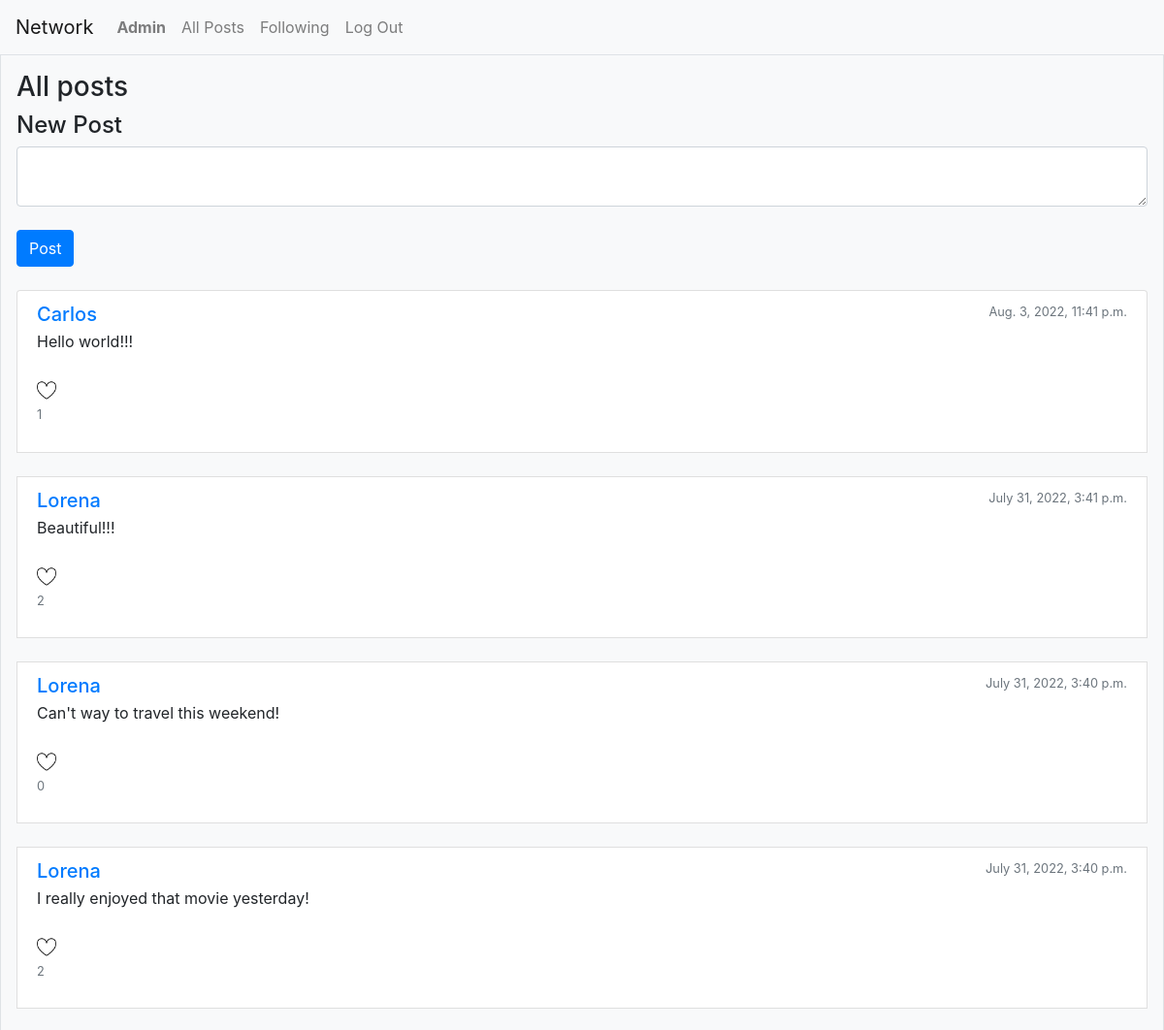
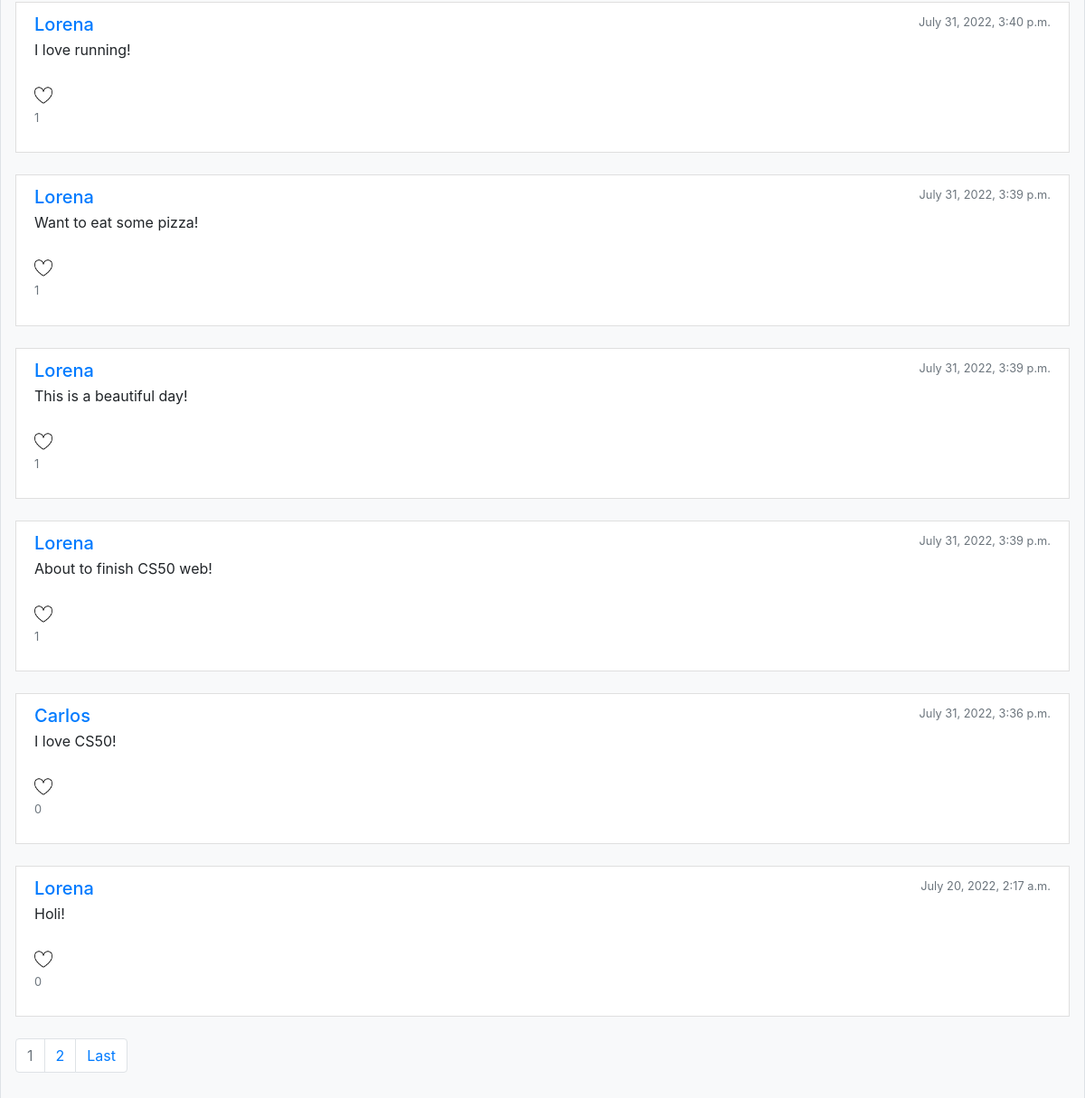
Screenshot of / (signed in) with the database file from the repository (2 pictures, top to bottom).
### network/models.py (models this page shows, shortened)
class User(AbstractUser):
    pass
    following = models.ManyToManyField("self", blank=True, related_name='followers', symmetrical=False)

class PostModel(models.Model):
    body = models.CharField(max_length=280)
    likes = models.ManyToManyField("User", blank=True, related_name='likes', symmetrical=False)
    created_by = models.ForeignKey("User", on_delete=models.CASCADE)
    created_at = models.DateTimeField(auto_now_add=True)

### network/views.py (the view)
# urls.py: path("", views.index, name="index"),
def index(request):
    posts = PostModel.objects.annotate(number_of_likes=Count('likes', distinct=True)).order_by('-created_at')
    paginator = Paginator(posts, 10)
    page_number = request.GET.get('page')
    page_obj = paginator.get_page(page_number)
    return render(request, "network/index.html", {
        'page_obj': page_obj,
    })

### network/templates/network/index.html (shortened to what this page needs)
{% extends "network/layout.html" %}
{% load static %}
{% block body %}
<div class="row gx-5">
    <div class="col">
        <div class="p-3 border bg-light">
            <h3>All posts</h3>
            {% if user.is_authenticated %}
            <div id="all-posts-view">
                <h4>New Post</h4>
                <form method="POST" action="{% url 'create_post' %}">
                    <textarea class="form-control" id="new-post" name="post-body"></textarea> <br>
                    <button type="submit" class="btn btn-primary">Post</button>
                </form><br>
            </div>
            {% endif %}
            <div class="list-group">
                {% for post in page_obj %}
                <div class="list-group-item">
                    <div class="d-flex w-100 justify-content-between">
                        {% if user.is_authenticated %}
                        <a href="{% url 'user_profile' post.created_by.id %}">
                            <h5 class="mb-1">{{ post.created_by }}</h5>
                        </a>
                        {% else %}
                            <h5 class="mb-1">{{ post.created_by }}</h5>
                        {% endif %}
                        <small class="text-muted">{{ post.created_at }}</small>
                    </div>
                        <p id="post_body_{{ post.id }}" class="mb-1">{{ post.body }}</p>
                        <small class="text-muted">
                        <textarea id='edit_textarea_{{ post.id }}' style="display: none;">{{ post.body }}</textarea><br>
                        {% if request.user in post.likes.all %}
                        <input id='like_button_{{ post.id }}' type="image" style="width: 20px;" onclick="like_post('{{ post.id }}', '{{ request.user.id }}')" src="{% static 'network/unlike.png' %}">
                        {% else %}
                        <input id='like_button_{{ post.id }}' type="image" style="width: 20px;" onclick="like_post('{{ post.id }}', '{{ request.user.id }}')" src="{% static 'network/like.png' %}">
                        {% endif %}
                        <p id="post_{{ post.id }}"> {{ post.number_of_likes }} </p>
                    </small>
                </div>
                <br>
                {% endfor %}
            </div>
            <nav>
                <ul class="pagination">
                        <li class="page-item disabled"><a class="page-link" href="?page={{ page_obj.number }}">{{ page_obj.number }}</a></li>
                    {% if page_obj.has_next %}
                        <li class="page-item"><a class="page-link" href="?page={{ page_obj.next_page_number }}">{{ page_obj.next_page_number }}</a></li>
                        <li class="page-item"><a class="page-link" href="?page={{ page_obj.paginator.num_pages }}">Last</a></li>
                    {% endif %}
                </ul>
            </nav>
        </div>
    </div>
</div>
{% endblock %}

### network/templates/network/layout.html (shortened to what this page needs)
{% load static %}
<!DOCTYPE html>
<html lang="en">
    <head>
        <link rel="stylesheet" href="https://stackpath.bootstrapcdn.com/bootstrap/4.4.1/css/bootstrap.min.css">
        <link rel="stylesheet" href="{% static 'network/styles.css' %}">
    </head>
    <body>
        <nav class="navbar navbar-expand-lg navbar-light bg-light">
            <a class="navbar-brand" href="#">Network</a>
            <div>
              <ul class="navbar-nav mr-auto">
                {% if user.is_authenticated %}
                    <li class="nav-item">
                        <a class="nav-link" href="{% url 'user_profile' request.user.id %}"><strong>{{ request.user.username }}</strong></a>
                    </li>
                {% endif %}
                <li class="nav-item">
                  <a id="all-posts" class="nav-link" href="{% url 'index' %}">All Posts</a>
                </li>
                {% if user.is_authenticated %}
                    <li class="nav-item">
                        <a class="nav-link" href="{% url 'following' %}">Following</a>
                    </li>
                    <li class="nav-item">
                        <a class="nav-link" href="{% url 'logout' %}">Log Out</a>
                    </li>
                {% endif %}
              </ul>
            </div>
          </nav>
        <div class="body">
            {% block body %}
            {% endblock %}
        </div>
    </body>
</html>

### rows the page displays
User: user.username "Admin"
PostModel: created_by "Carlos", created_at "Aug. 3, 2022, 11:41 p.m.", body "Hello world!!!", number_of_likes "1"
PostModel: created_by "Lorena", created_at "July 31, 2022, 3:41 p.m.", body "Beautiful!!!", number_of_likes "2"
PostModel: created_by "Lorena", created_at "July 31, 2022, 3:40 p.m.", body "Can't way to travel this weekend!", number_of_likes "0"
PostModel: created_by "Lorena", created_at "July 31, 2022, 3:40 p.m.", body "I really enjoyed that movie yesterday!", number_of_likes "2"
PostModel: created_by "Lorena", created_at "July 31, 2022, 3:40 p.m.", body "I love running!", number_of_likes "1"
PostModel: created_by "Lorena", created_at "July 31, 2022, 3:39 p.m.", body "Want to eat some pizza!", number_of_likes "1"
PostModel: created_by "Lorena", created_at "July 31, 2022, 3:39 p.m.", body "This is a beautiful day!", number_of_likes "1"
PostModel: created_by "Lorena", created_at "July 31, 2022, 3:39 p.m.", body "About to finish CS50 web!", number_of_likes "1"
PostModel: created_by "Carlos", created_at "July 31, 2022, 3:36 p.m.", body "I love CS50!", number_of_likes "0"
PostModel: created_by "Lorena", created_at "July 20, 2022, 2:17 a.m.", body "Holi!", number_of_likes "0"

### other values shown
{{ page_obj.number }} "1"
{{ page_obj.next_page_number }} "2"
